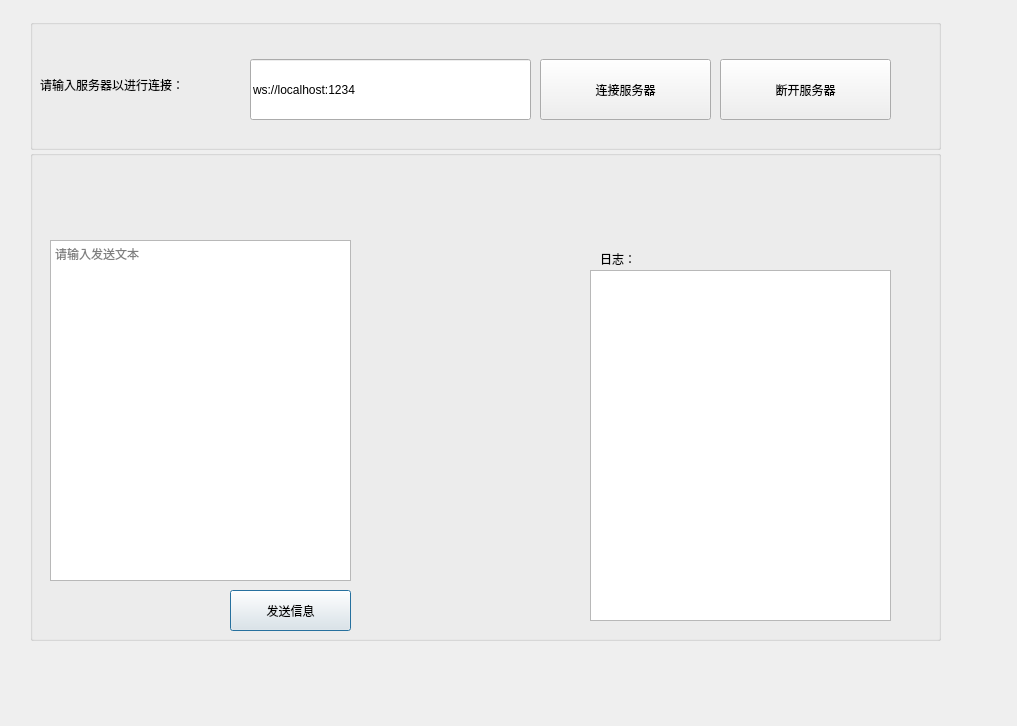
<?xml version="1.0" encoding="UTF-8"?>
<ui version="4.0">
 <class>ClientDialog</class>
 <widget class="QDialog" name="ClientDialog">
  <property name="geometry">
   <rect>
    <x>0</x>
    <y>0</y>
    <width>1017</width>
    <height>726</height>
   </rect>
  </property>
  <property name="windowTitle">
   <string>WebSocket客户端--测试版</string>
  </property>
  <widget class="QTextEdit" name="textEdit_Log">
   <property name="geometry">
    <rect>
     <x>590</x>
     <y>270</y>
     <width>301</width>
     <height>351</height>
    </rect>
   </property>
   <property name="readOnly">
    <bool>true</bool>
   </property>
   <property name="placeholderText">
    <string/>
   </property>
  </widget>
  <widget class="QTextEdit" name="lineEdit_Message">
   <property name="geometry">
    <rect>
     <x>50</x>
     <y>240</y>
     <width>301</width>
     <height>341</height>
    </rect>
   </property>
   <property name="placeholderText">
    <string>请输入发送文本</string>
   </property>
  </widget>
  <widget class="QLabel" name="label_2">
   <property name="geometry">
    <rect>
     <x>600</x>
     <y>250</y>
     <width>81</width>
     <height>18</height>
    </rect>
   </property>
   <property name="text">
    <string>日志：</string>
   </property>
  </widget>
  <widget class="QGroupBox" name="groupBox">
   <property name="geometry">
    <rect>
     <x>30</x>
     <y>150</y>
     <width>911</width>
     <height>491</height>
    </rect>
   </property>
   <property name="title">
    <string/>
   </property>
   <widget class="QPushButton" name="pushButton_Send">
    <property name="geometry">
     <rect>
      <x>200</x>
      <y>440</y>
      <width>121</width>
      <height>41</height>
     </rect>
    </property>
    <property name="text">
     <string>发送信息</string>
    </property>
   </widget>
  </widget>
  <widget class="QGroupBox" name="groupBox_2">
   <property name="geometry">
    <rect>
     <x>30</x>
     <y>19</y>
     <width>911</width>
     <height>131</height>
    </rect>
   </property>
   <property name="title">
    <string/>
   </property>
   <widget class="QLineEdit" name="lineEdit_ServerUrl">
    <property name="geometry">
     <rect>
      <x>220</x>
      <y>40</y>
      <width>281</width>
      <height>61</height>
     </rect>
    </property>
    <property name="text">
     <string>ws://localhost:1234</string>
    </property>
   </widget>
   <widget class="QLabel" name="label">
    <property name="geometry">
     <rect>
      <x>10</x>
      <y>40</y>
      <width>211</width>
      <height>51</height>
     </rect>
    </property>
    <property name="text">
     <string>请输入服务器以进行连接：</string>
    </property>
   </widget>
   <widget class="QPushButton" name="pushButton_Connect">
    <property name="geometry">
     <rect>
      <x>510</x>
      <y>40</y>
      <width>171</width>
      <height>61</height>
     </rect>
    </property>
    <property name="text">
     <string>连接服务器</string>
    </property>
   </widget>
   <widget class="QPushButton" name="pushButton_Disc">
    <property name="geometry">
     <rect>
      <x>690</x>
      <y>40</y>
      <width>171</width>
      <height>61</height>
     </rect>
    </property>
    <property name="text">
     <string>断开服务器</string>
    </property>
   </widget>
  </widget>
  <zorder>groupBox_2</zorder>
  <zorder>groupBox</zorder>
  <zorder>textEdit_Log</zorder>
  <zorder>lineEdit_Message</zorder>
  <zorder>label_2</zorder>
  <zorder></zorder>
 </widget>
 <resources/>
 <connections/>
</ui>
